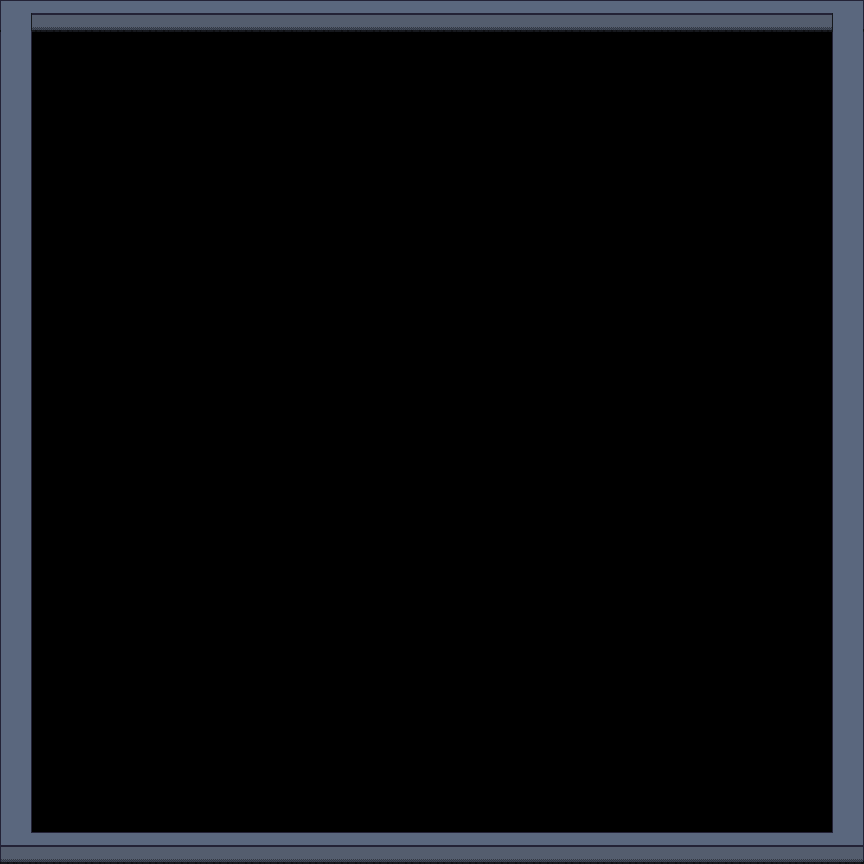

The image is a tile-based game level rendered from a .tmx file. Its description and complete source (layers, tilesets, objects, tile grids) follow:
An orthogonal 27x27 tile map with 32x32 px tiles, 3 tile layers (terrain, main, animated).

<map version="1.10" tiledversion="1.11.0" orientation="orthogonal" renderorder="right-down" width="27" height="27" tilewidth="32" tileheight="32" infinite="0" nextlayerid="9" nextobjectid="1">
 <tileset firstgid="1" source="../tileset2.tsx" />
 <layer id="7" name="terrain" width="27" height="27">
  <data encoding="csv">
1,2,2,2,2,2,2,2,2,2,2,2,2,2,2,2,2,2,2,2,2,2,2,2,2,2,3,
21,0,0,0,0,0,0,0,0,0,0,0,0,0,0,0,0,0,0,0,0,0,0,0,0,0,21,
21,0,0,0,0,0,0,0,0,0,0,0,0,0,0,0,0,0,0,0,0,0,0,0,0,0,21,
21,0,0,0,0,0,0,0,0,0,0,0,0,0,0,0,0,0,0,0,0,0,0,0,0,0,21,
21,0,0,0,0,0,0,0,0,0,0,0,0,0,0,0,0,0,0,0,0,0,0,0,0,0,21,
21,0,0,0,0,0,0,0,0,0,0,0,0,0,0,0,0,0,0,0,0,0,0,0,0,0,21,
21,0,0,0,0,0,0,0,0,0,0,0,0,0,0,0,0,0,0,0,0,0,0,0,0,0,21,
21,0,0,0,0,0,0,0,0,0,0,0,0,0,0,0,0,0,0,0,0,0,0,0,0,0,21,
21,0,0,0,0,0,0,0,0,0,0,0,0,0,0,0,0,0,0,0,0,0,0,0,0,0,21,
21,0,0,0,0,0,0,0,0,0,0,0,0,0,0,0,0,0,0,0,0,0,0,0,0,0,21,
21,0,0,0,0,0,0,0,0,0,0,0,0,0,0,0,0,0,0,0,0,0,0,0,0,0,21,
21,0,0,0,0,0,0,0,0,0,0,0,0,0,0,0,0,0,0,0,0,0,0,0,0,0,21,
21,0,0,0,0,0,0,0,0,0,0,0,0,0,0,0,0,0,0,0,0,0,0,0,0,0,21,
21,0,0,0,0,0,0,0,0,0,0,0,0,0,0,0,0,0,0,0,0,0,0,0,0,0,21,
21,0,0,0,0,0,0,0,0,0,0,0,0,0,0,0,0,0,0,0,0,0,0,0,0,0,21,
21,0,0,0,0,0,0,0,0,0,0,0,0,0,0,0,0,0,0,0,0,0,0,0,0,0,21,
21,0,0,0,0,0,0,0,0,0,0,0,0,0,0,0,0,0,0,0,0,0,0,0,0,0,21,
21,0,0,0,0,0,0,0,0,0,0,0,0,0,0,0,0,0,0,0,0,0,0,0,0,0,21,
21,0,0,0,0,0,0,0,0,0,0,0,0,0,0,0,0,0,0,0,0,0,0,0,0,0,21,
21,0,0,0,0,0,0,0,0,0,0,0,0,0,0,0,0,0,0,0,0,0,0,0,0,0,21,
21,0,0,0,0,0,0,0,0,0,0,0,0,0,0,0,0,0,0,0,0,0,0,0,0,0,21,
21,0,0,0,0,0,0,0,0,0,0,0,0,0,0,0,0,0,0,0,0,0,0,0,0,0,21,
21,0,0,0,0,0,0,0,0,0,0,0,0,0,0,0,0,0,0,0,0,0,0,0,0,0,21,
21,0,0,0,0,0,0,0,0,0,0,0,0,0,0,0,0,0,0,0,0,0,0,0,0,0,21,
21,0,0,0,0,0,0,0,0,0,0,0,0,0,0,0,0,0,0,0,0,0,0,0,0,0,21,
21,0,0,0,0,0,0,0,0,0,0,0,0,0,0,0,0,0,0,0,0,0,0,0,0,0,21,
41,2,2,2,2,2,2,2,2,2,2,2,2,2,2,2,2,2,2,2,2,2,2,2,2,2,43
</data>
 </layer>
 <layer id="1" name="main" width="27" height="27">
  <data encoding="csv">
0,0,0,0,0,0,0,0,0,0,0,0,0,0,0,0,0,0,0,0,0,0,0,0,0,0,0,
0,0,0,0,0,0,0,0,0,0,0,0,0,0,0,0,0,0,0,0,0,0,0,0,0,0,0,
0,0,0,0,0,0,0,0,0,0,0,0,0,0,0,0,0,0,0,0,0,0,0,0,0,0,0,
0,0,0,0,0,0,0,0,0,0,0,0,0,0,0,0,0,0,0,0,0,0,0,0,0,0,0,
0,0,0,0,0,0,0,0,0,0,0,0,0,0,0,0,0,0,0,0,0,0,0,0,0,0,0,
0,0,0,0,0,0,0,0,0,0,0,0,0,0,0,0,0,0,0,0,0,0,0,0,0,0,0,
0,0,0,0,0,0,0,0,0,0,0,0,0,0,0,0,0,0,0,0,0,0,0,0,0,0,0,
0,0,0,0,0,0,0,0,0,0,0,0,0,0,0,0,0,0,0,0,0,0,0,0,0,0,0,
0,0,0,0,0,0,0,0,0,0,0,0,0,0,0,0,0,0,0,0,0,0,0,0,0,0,0,
0,0,0,0,0,0,0,0,0,0,0,0,0,0,0,0,0,0,0,0,0,0,0,0,0,0,0,
0,0,0,0,0,0,0,0,0,0,0,0,0,0,0,0,0,0,0,0,0,0,0,0,0,0,0,
0,0,0,0,0,0,0,0,0,0,0,0,0,0,0,0,0,0,0,0,0,0,0,0,0,0,0,
0,0,0,0,0,0,0,0,0,0,0,0,0,0,0,0,0,0,0,0,0,0,0,0,0,0,0,
0,0,0,0,0,0,0,0,0,0,0,0,0,0,0,0,0,0,0,0,0,0,0,0,0,0,0,
0,0,0,0,0,0,0,0,0,0,0,0,0,0,0,0,0,0,0,0,0,0,0,0,0,0,0,
0,0,0,0,0,0,0,0,0,0,0,0,0,0,0,0,0,0,0,0,0,0,0,0,0,0,0,
0,0,0,0,0,0,0,0,0,0,0,0,0,0,0,0,0,0,0,0,0,0,0,0,0,0,0,
0,0,0,0,0,0,0,0,0,0,0,0,0,0,0,0,0,0,0,0,0,0,0,0,0,0,0,
0,0,0,0,0,0,0,0,0,0,0,0,0,0,0,0,0,0,0,0,0,0,0,0,0,0,0,
0,0,0,0,0,0,0,0,0,0,0,0,0,0,0,0,0,0,0,0,0,0,0,0,0,0,0,
0,0,0,0,0,0,0,0,0,0,0,0,0,0,0,0,0,0,0,0,0,0,0,0,0,0,0,
0,0,0,0,0,0,0,0,0,0,0,0,0,0,0,0,0,0,0,0,0,0,0,0,0,0,0,
0,0,0,0,0,0,0,0,0,0,0,0,0,0,0,0,0,0,0,0,0,0,0,0,0,0,0,
0,0,0,0,0,0,0,0,0,0,0,0,0,0,0,0,0,0,0,0,0,0,0,0,0,0,0,
0,0,0,0,0,0,0,0,0,0,0,0,0,0,0,0,0,0,0,0,0,0,0,0,0,0,0,
0,0,0,0,0,0,0,0,0,0,0,0,0,0,0,0,0,0,0,0,0,0,0,0,0,0,0,
0,0,0,0,0,0,0,0,0,0,0,0,0,0,0,0,0,0,0,0,0,0,0,0,0,0,0
</data>
 </layer>
 <layer id="5" name="animated" width="27" height="27">
  <data encoding="csv">
0,0,0,0,0,0,0,0,0,0,0,0,0,0,0,0,0,0,0,0,0,0,0,0,0,0,0,
0,0,0,0,0,0,0,0,0,0,0,0,0,0,0,0,0,0,0,0,0,0,0,0,0,0,0,
0,0,0,0,0,0,0,0,0,0,0,0,0,0,0,0,0,0,0,0,0,0,0,0,0,0,0,
0,0,0,0,0,0,0,0,0,0,0,0,0,0,0,0,0,0,0,0,0,0,0,0,0,0,0,
0,0,0,0,0,0,0,0,0,0,0,0,0,0,0,0,0,0,0,0,0,0,0,0,0,0,0,
0,0,0,0,0,0,0,0,0,0,0,0,0,0,0,0,0,0,0,0,0,0,0,0,0,0,0,
0,0,0,0,0,0,0,0,0,0,0,0,0,0,0,0,0,0,0,0,0,0,0,0,0,0,0,
0,0,0,0,0,0,0,0,0,0,0,0,0,0,0,0,0,0,0,0,0,0,0,0,0,0,0,
0,0,0,0,0,0,0,0,0,0,0,0,0,0,0,0,0,0,0,0,0,0,0,0,0,0,0,
0,0,0,0,0,0,0,0,0,0,0,0,0,0,0,0,0,0,0,0,0,0,0,0,0,0,0,
0,0,0,0,0,0,0,0,0,0,0,0,0,0,0,0,0,0,0,0,0,0,0,0,0,0,0,
0,0,0,0,0,0,0,0,0,0,0,0,0,0,0,0,0,0,0,0,0,0,0,0,0,0,0,
0,0,0,0,0,0,0,0,0,0,0,0,0,0,0,0,0,0,0,0,0,0,0,0,0,0,0,
0,0,0,0,0,0,0,0,0,0,0,0,0,0,0,0,0,0,0,0,0,0,0,0,0,0,0,
0,0,0,0,0,0,0,0,0,0,0,0,0,0,0,0,0,0,0,0,0,0,0,0,0,0,0,
0,0,0,0,0,0,0,0,0,0,0,0,0,0,0,0,0,0,0,0,0,0,0,0,0,0,0,
0,0,0,0,0,0,0,0,0,0,0,0,0,0,0,0,0,0,0,0,0,0,0,0,0,0,0,
0,0,0,0,0,0,0,0,0,0,0,0,0,0,0,0,0,0,0,0,0,0,0,0,0,0,0,
0,0,0,0,0,0,0,0,0,0,0,0,0,0,0,0,0,0,0,0,0,0,0,0,0,0,0,
0,0,0,0,0,0,0,0,0,0,0,0,0,0,0,0,0,0,0,0,0,0,0,0,0,0,0,
0,0,0,0,0,0,0,0,0,0,0,0,0,0,0,0,0,0,0,0,0,0,0,0,0,0,0,
0,0,0,0,0,0,0,0,0,0,0,0,0,0,0,0,0,0,0,0,0,0,0,0,0,0,0,
0,0,0,0,0,0,0,0,0,0,0,0,0,0,0,0,0,0,0,0,0,0,0,0,0,0,0,
0,0,0,0,0,0,0,0,0,0,0,0,0,0,0,0,0,0,0,0,0,0,0,0,0,0,0,
0,0,0,0,0,0,0,0,0,0,0,0,0,0,0,0,0,0,0,0,0,0,0,0,0,0,0,
0,0,0,0,0,0,0,0,0,0,0,0,0,0,0,0,0,0,0,0,0,0,0,0,0,0,0,
0,0,0,0,0,0,0,0,0,0,0,0,0,0,0,0,0,0,0,0,0,0,0,0,0,0,0
</data>
 </layer>
 <objectgroup id="8" name="Objects" />
</map>
